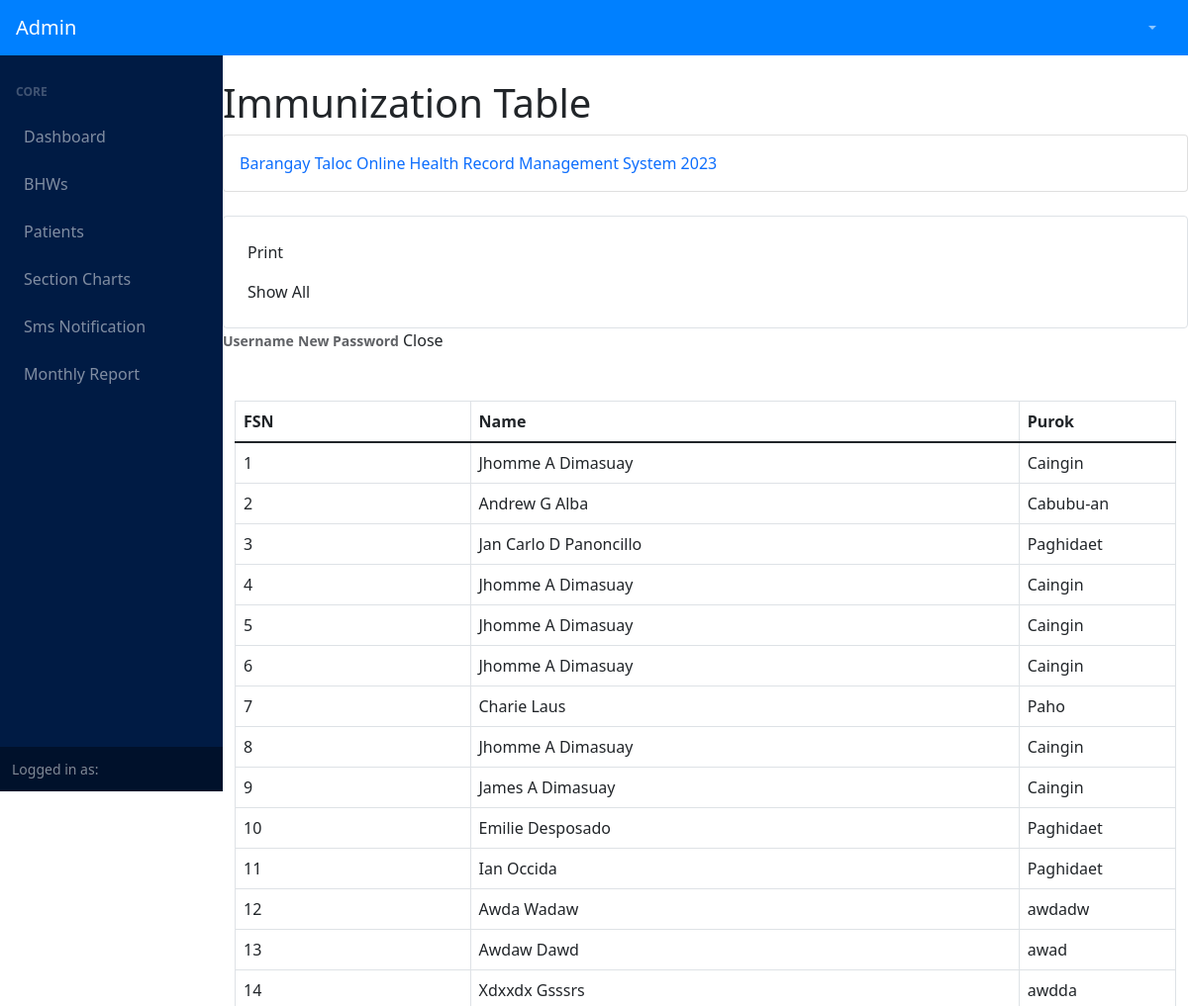
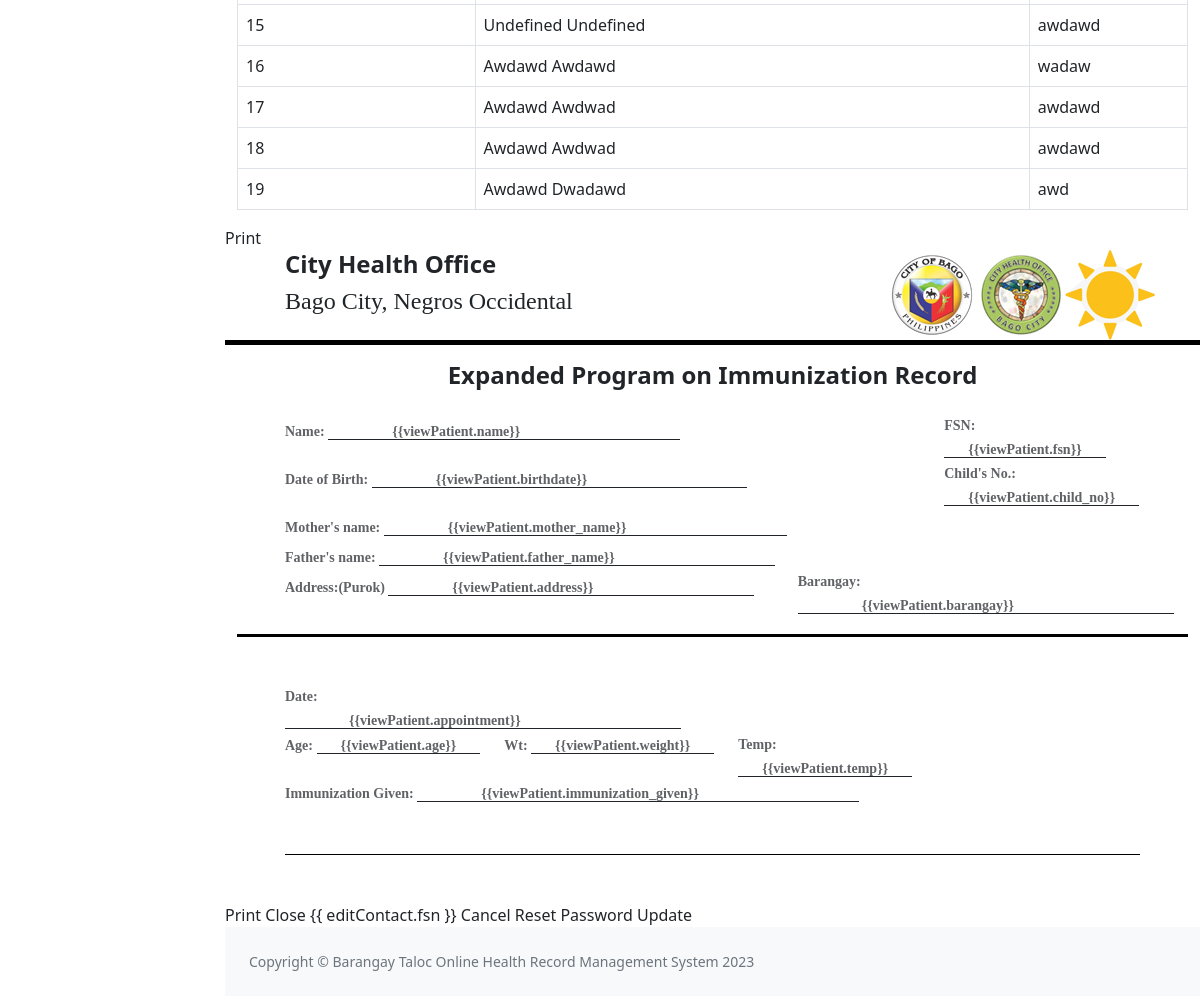
The app's page /admin/immunization.php (signed in) with its own data (2 pictures, top to bottom).
### tables this page shows
CREATE TABLE `immunization` (
  `id` int(11) NOT NULL,
  `patient_id` int(11) NOT NULL,
  `child_no` varchar(255) NOT NULL,
  `mother_name` varchar(200) NOT NULL,
  `father_name` varchar(200) NOT NULL,
  `purok` varchar(255) NOT NULL,
  `barangay` varchar(255) NOT NULL,
  `appointment` varchar(200) NOT NULL,
  `age` varchar(11) NOT NULL,
  `weight` varchar(255) NOT NULL,
  `temp` varchar(255) NOT NULL,
  `immunization_given` varchar(200) NOT NULL,
  `day` varchar(255) NOT NULL,
  `month` varchar(255) NOT NULL,
  `year` varchar(255) NOT NULL,
  `max_limit` int(11) NOT NULL,
  `section` varchar(255) NOT NULL
);

CREATE TABLE `patient` (
  `id` int(11) NOT NULL,
  `fsn` varchar(255) NOT NULL,
  `first_name` varchar(255) NOT NULL,
  `middle_name` varchar(255) NOT NULL,
  `last_name` varchar(255) NOT NULL,
  `suffix` varchar(255) NOT NULL,
  `birthdate` varchar(255) NOT NULL,
  `gender` varchar(255) NOT NULL,
  `username` varchar(255) NOT NULL,
  `password` varchar(255) NOT NULL,
  `avatar` varchar(255) NOT NULL,
  `phone_number` varchar(255) NOT NULL,
  `max_limit` int(11) NOT NULL,
  `day` varchar(255) NOT NULL,
  `month` varchar(255) NOT NULL,
  `year` varchar(255) NOT NULL,
  `last_login` varchar(255) NOT NULL,
  `request_id` int(11) NOT NULL,
  `section` varchar(255) NOT NULL
);

### admin/print-tables/immunization-print.php (the view)
<div id="dvContents">
    <table class="table table-bordered" cellspacing="0" rules="all" border="1">
        <thead>
            <tr>
                <th class="col-3">FSN</th>
                <th class="col-7">Name</th>
                <th class="col-5">Purok</th>
            </tr>
        </thead>
        <tbody>
            <?php
            $data = mysqli_query($db, "SELECT * FROM patient INNER JOIN immunization ON immunization.patient_id=patient.id");
            $i = 1;
            while ($data_row = mysqli_fetch_assoc($data)) {
                $fullname = ucfirst($data_row["first_name"]) . " " . trim(substr(ucfirst($data_row["middle_name"]), 0, 1), "undefined, U") . " " . ucfirst($data_row["last_name"]) . " " . trim($data_row["suffix"], "undefined");
            ?>
                <tr>
                    <td class="col-3"><?php echo $i++; ?></td>
                    <td class="col-7"><?php echo $fullname ?></td>
                    <td class="col-4"><?php echo $data_row['purok'] ?></td>
                </tr>
            <?php
            }
            ?>
        </tbody>
    </table>
</div>

### records on screen
immunization: patient.suffix "Jhomme A Dimasuay", purok "Caingin"
immunization: patient.suffix "Andrew G Alba", purok "Cabubu-an"
immunization: patient.suffix "Jan Carlo D Panoncillo", purok "Paghidaet"
immunization: patient.suffix "Jhomme A Dimasuay", purok "Caingin"
immunization: patient.suffix "Jhomme A Dimasuay", purok "Caingin"
immunization: patient.suffix "Jhomme A Dimasuay", purok "Caingin"
immunization: patient.suffix "Charie Laus", purok "Paho"
immunization: patient.suffix "Jhomme A Dimasuay", purok "Caingin"
immunization: patient.suffix "James A Dimasuay", purok "Caingin"
immunization: patient.suffix "Emilie Desposado", purok "Paghidaet"
immunization: patient.suffix "Ian Occida", purok "Paghidaet"
immunization: patient.suffix "Awda Wadaw", purok "awdadw"
immunization: patient.suffix "Awdaw Dawd", purok "awad"
immunization: patient.suffix "Xdxxdx Gsssrs", purok "awdda"
immunization: patient.suffix "Undefined Undefined", purok "awdawd"
immunization: patient.suffix "Awdawd Awdawd", purok "wadaw"
immunization: patient.suffix "Awdawd Awdwad", purok "awdawd"
immunization: patient.suffix "Awdawd Awdwad", purok "awdawd"
immunization: patient.suffix "Awdawd Dwadawd", purok "awd"
